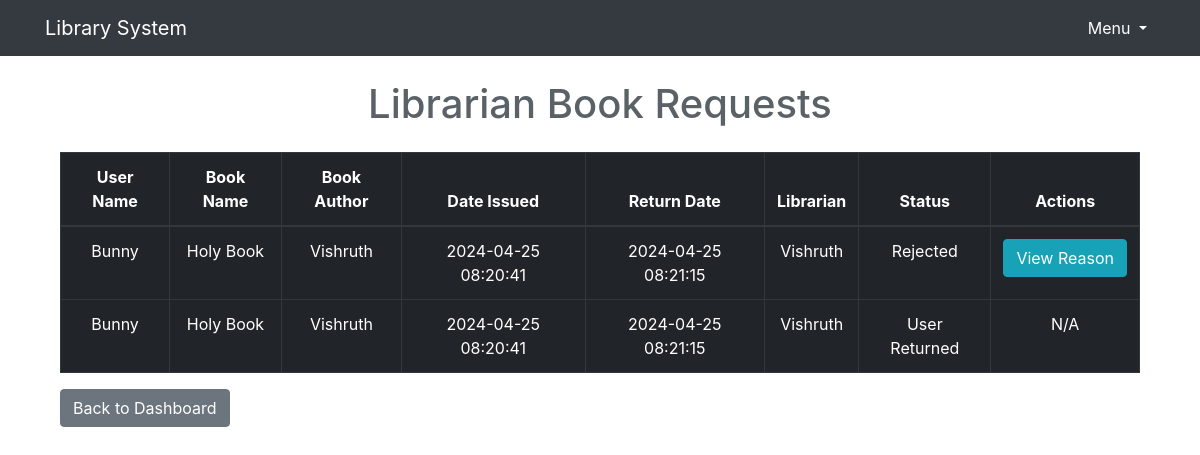
The page /librarian/show-book-requests (signed in) on the database its author committed.
### tables.py (models this page shows, shortened)
class BookRequest(db.Model):
    id = db.Column(db.Integer, primary_key=True)
    user_id = db.Column(db.Integer, db.ForeignKey('user.id'), nullable=False)
    librarian_id = db.Column(db.Integer, db.ForeignKey('user.id'), nullable=True)
    book_id = db.Column(db.Integer, db.ForeignKey('book.id'), nullable=False)
    date_requested = db.Column(db.DateTime, default=datetime.utcnow)
    status = db.Column(db.String(20), default='Pending Approval')
    rejection_reason = db.Column(db.String(255), default=None)
    user = db.relationship('User', foreign_keys=[user_id], backref='book_requests')
    librarian = db.relationship('User', foreign_keys=[librarian_id], backref='approved_requests', lazy='joined')
    book = db.relationship('Book', backref='requests')

class User(db.Model):
  id = db.Column(db.Integer, primary_key=True)
  username = db.Column(db.String(80), unique=True)
  password = db.Column(db.String(256))
  role = db.Column(db.String(20), default='user')

class Book(db.Model):
    id = db.Column(db.Integer, primary_key=True)
    name = db.Column(db.String(100), nullable=False)
    content = db.Column(db.Text)
    author = db.Column(db.String(100))
    date_issued = db.Column(db.DateTime)
    return_date = db.Column(db.DateTime)
    section_id = db.Column(db.Integer, db.ForeignKey('section.id'), nullable=False)

### app.py (the view)
@app.route('/librarian/show-book-requests')
def librarian_show_book_requests():
    if 'librarian_id' not in session:
        return redirect('/login')
    librarian_requests = BookRequest.query.all()
    return render_template('librarian_show_book_requests.html', librarian_requests=librarian_requests)

### templates/librarian_show_book_requests.html
{% extends 'base.html' %}
{% block content %}
    <div class="container mt-4">
        <h1 class="text-center mb-4" style="color: #5a6268;">Librarian Book Requests</h1>
        <table class="table table-bordered table-dark">
            <thead class="thead-dark">
                <tr>
                    <th style="text-align: center;">User Name</th>
                    <th style="text-align: center;">Book Name</th>
                    <th style="text-align: center;">Book Author</th>
                    <th style="text-align: center;">Date Issued</th>
                    <th style="text-align: center;">Return Date</th>
                    <th style="text-align: center;">Librarian</th>
                    <th style="text-align: center;">Status</th>
                    <th style="text-align: center;">Actions</th>
                </tr>
            </thead>
            <tbody>
                {% for status in ["Pending Approval", "Approved", "Rejected", "User Returned", "Access Removed", "Due Date Passed"] %}
                    {% for request in librarian_requests if request.status == status %}
                        <tr>
                            <td style="max-width: 75px; overflow: hidden; text-overflow: ellipsis; text-align: center;">{{ request.user.username }}</td>
                            <td style="max-width: 200px; overflow: hidden; text-overflow: ellipsis; text-align: center;">{{ request.book.name }}</td>
                            <td style="max-width: 75px; overflow: hidden; text-overflow: ellipsis; text-align: center;">{{ request.book.author }}</td>
                            <td style="max-width: 300px; overflow: hidden; text-overflow: ellipsis; text-align: center;">{{ request.book.date_issued.strftime('%Y-%m-%d %H:%M:%S') if request.book.date_issued else 'N/A' }}</td>
                            <td style="max-width: 300px; overflow: hidden; text-overflow: ellipsis; text-align: center;">{{ request.book.return_date.strftime('%Y-%m-%d %H:%M:%S') if request.book.return_date else 'N/A' }}</td>
                            <td style="max-width: 300px; overflow: hidden; text-overflow: ellipsis; text-align: center;">{{ request.librarian.username if request.librarian else 'N/A' }}</td>
                            <td style="max-width: 300px; overflow: hidden; text-overflow: ellipsis; text-align: center;">{{ request.status }}</td>
                            <td style="max-width: 300px; overflow: hidden; text-overflow: ellipsis; text-align: center;">
                                {% if request.status == "Approved" %}
                                    <a href="{{ url_for('librarian_revoke_access', request_id=request.id) }}" class="btn btn-danger">Revoke Access</a>
                                {% elif request.status in ['Rejected', 'Access Removed', 'Due Date Passed'] %}
                                    <a href="{{ url_for('view_rejection_reason', request_id=request.id) }}" class="btn btn-info">View Reason</a>
                                {% else %}
                                    N/A
                                {% endif %}
                            </td>
                        </tr>
                    {% endfor %}
                {% endfor %}
            </tbody>
        </table>
        <a href="{{ url_for('librarian_dashboard') }}" class="btn btn-secondary">Back to Dashboard</a>
    </div>
{% endblock %}

### templates/base.html (shortened to what this page needs)
<!DOCTYPE html>
<html lang="en">
<head>
    <link rel="stylesheet" href="https://maxcdn.bootstrapcdn.com/bootstrap/4.0.0/css/bootstrap.min.css">
    <link rel="stylesheet" href="https://cdnjs.cloudflare.com/ajax/libs/font-awesome/5.15.1/css/all.min.css">
</head>
<body>
    <nav class="navbar navbar-expand-lg navbar-dark bg-dark">
        <div class="container">
            <a class="navbar-brand" href="{{ url_for('index') }}">Library System</a>
            <div class="navbar-collapse justify-content-end">
                <ul class="navbar-nav">
                    <li class="nav-item dropdown">
                        <a class="nav-link dropdown-toggle" href="#" id="navbarDropdown" role="button" data-toggle="dropdown" aria-haspopup="true" aria-expanded="false">
                            Menu
                        </a>
                    </li>
                </ul>
            </div>
        </div>
    </nav>
    <div class="container mt-4">
        {% block content %}{% endblock %}
    </div>
</body>
</html>

### templates/base.html (style rules this page uses)
.navbar-dark .navbar-nav .nav-link { color: #fff; }

### rows shown on the page
BookRequest: user.username "Bunny", book.name "Holy Book", book.author "Vishruth", book.date_issued "2024-04-25 08:20:41", book.return_date "2024-04-25 08:21:15", librarian "Vishruth", status "Rejected"
BookRequest: user.username "Bunny", book.name "Holy Book", book.author "Vishruth", book.date_issued "2024-04-25 08:20:41", book.return_date "2024-04-25 08:21:15", librarian "Vishruth", status "User Returned", shows "N/A"
